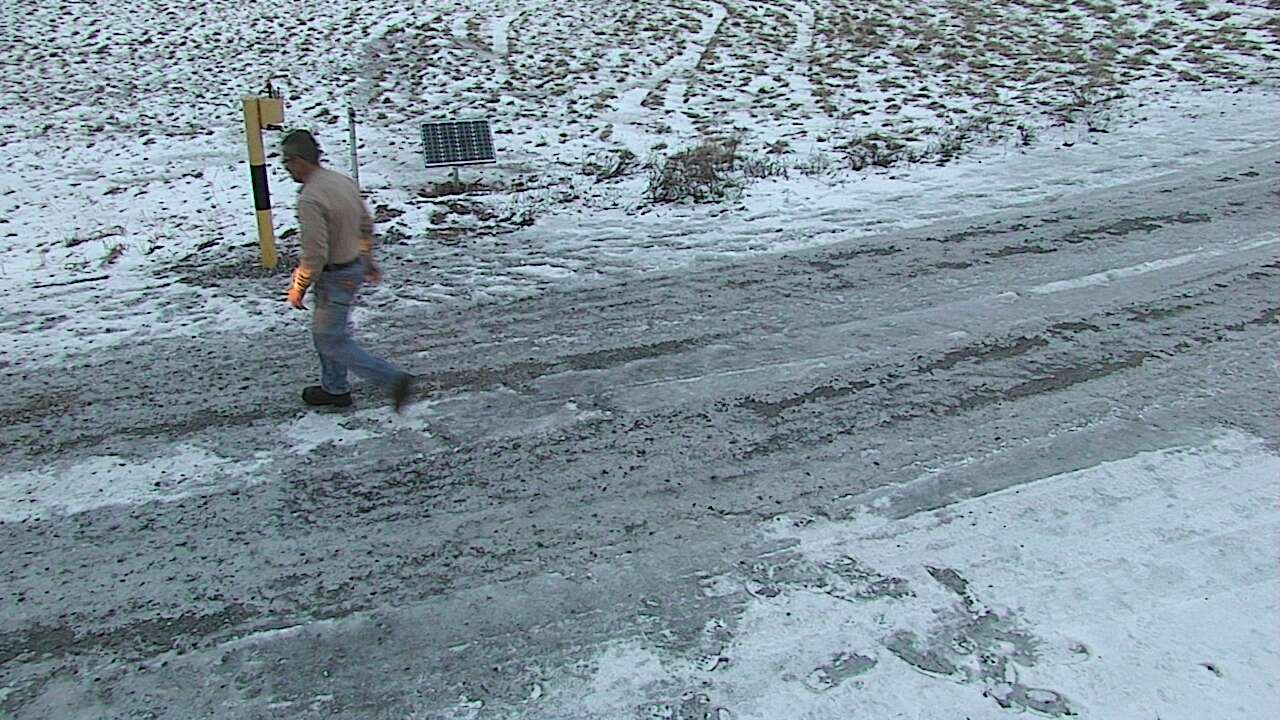
#> input picture images/man_copy.jpg, 1280 x 720 px; its folder holds 4 pictures in this run
$ python pedestrian-detect.py --images images
#> lines starting #> are read from the running program, lines starting #| are printed output that depends on the picture
# https://www.pyimagesearch.com/2015/11/09/pedestrian-detection-opencv/


# import the necessary packages
from __future__ import print_function
from imutils.object_detection import non_max_suppression
from imutils import paths
import numpy as np
import argparse
import imutils
import cv2
# construct the argument parse and parse the arguments
ap = argparse.ArgumentParser()
ap.add_argument("-i", "--images", required=True, help="path to images directory")
args = vars(ap.parse_args())
# initialize the HOG descriptor/person detector
hog = cv2.HOGDescriptor()
hog.setSVMDetector(cv2.HOGDescriptor_getDefaultPeopleDetector())

# loop over the image paths
for imagePath in paths.list_images(args["images"]):
	# load the image and resize it to (1) reduce detection time
	# and (2) improve detection accuracy
	image = cv2.imread(imagePath)
#> image is the input picture: shape (720, 1280, 3); mean B, G, R 156.9, 146.1, 129.2
	image = imutils.resize(image, width=min(400, image.shape[1]))
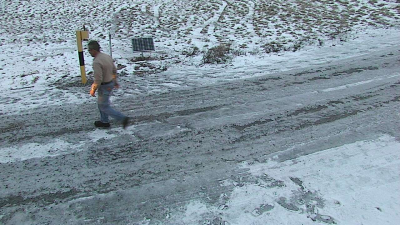
#> image: shape (225, 400, 3); mean B, G, R 156.9, 146.1, 129.2
	orig = image.copy()
	# detect people in the image
	(rects, weights) = hog.detectMultiScale(image, winStride=(4, 4),
		padding=(8, 8), scale=1.05)
#> rects = (); weights = ()
	# draw the original bounding boxes
	for (x, y, w, h) in rects:
		cv2.rectangle(orig, (x, y), (x + w, y + h), (0, 0, 255), 2)
#> this loop made 0 passes
	# apply non-maxima suppression to the bounding boxes using a
	# fairly large overlap threshold to try to maintain overlapping
	# boxes that are still people
	rects = np.array([[x, y, x + w, y + h] for (x, y, w, h) in rects])
#> rects = empty array
	pick = non_max_suppression(rects, probs=None, overlapThresh=0.65)
#> pick = []
	# draw the final bounding boxes
	for (xA, yA, xB, yB) in pick:
		cv2.rectangle(image, (xA, yA), (xB, yB), (0, 255, 0), 2)
	# show some information on the number of bounding boxes
	filename = imagePath[imagePath.rfind("/") + 1:]
	print("[INFO] {}: {} original boxes, {} after suppression".format(
		filename, len(rects), len(pick)))
#| [INFO] man_copy.jpg: 0 original boxes, 0 after suppression
	# show the output images
	cv2.imshow("Before NMS", orig)
	cv2.imshow("After NMS", image)
	cv2.waitKey(0)
#> pass 2 of the loop `for imagePath in paths.list_images(args["images"]):`:
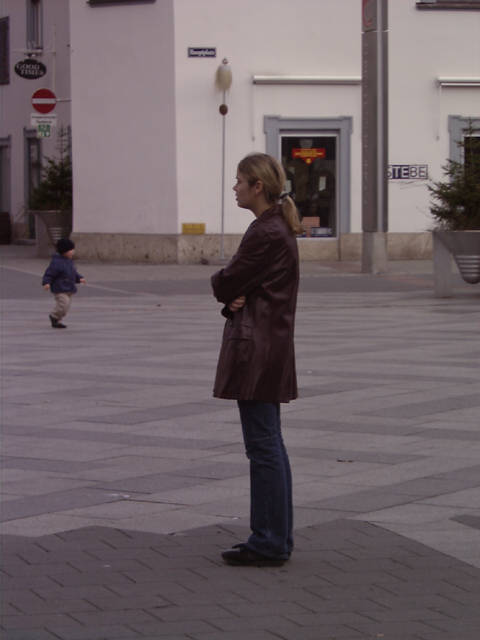
#> input picture images/person_010.bmp, 480 x 640 px
#> image is the input picture: shape (640, 480, 3); mean B, G, R 103.7, 99.5, 111.5
#> `(rects, weights) = hog.detectMultiScale(image, winStride=(4, 4), paddi..`: rects = [[18, 168, 66, 133], [138, 149, 162, 323]]; weights = [0.528, 2.72]
#> the loop `for (x, y, w, h) in rects:` made 2 passes
#> after the loop `for (x, y, w, h) in rects:`:
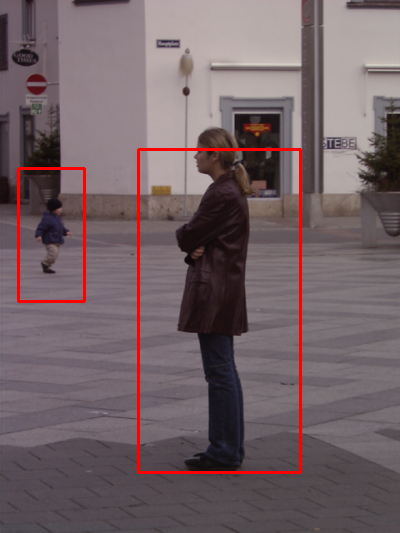
#> orig: shape (533, 400, 3); mean B, G, R 101.8, 97.6, 114.3
#> `rects = np.array([[x, y, x + w, y + h] for (x, y, w, h) in rects])`: rects = [[18, 168, 84, 301], [138, 149, 300, 472]]
#> pick = [[138, 149, 300, 472], [18, 168, 84, 301]]
#> the loop `for (xA, yA, xB, yB) in pick:` made 2 passes
#> after the loop `for (xA, yA, xB, yB) in pick:`:
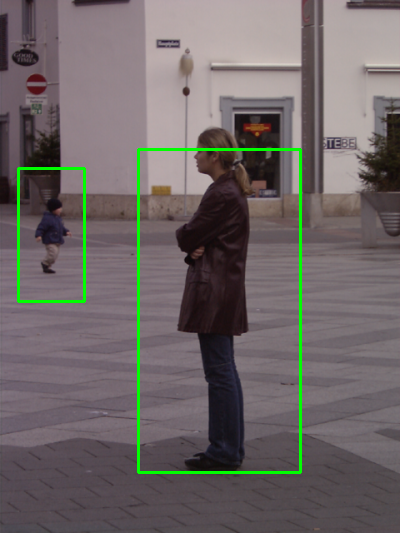
#> image: shape (533, 400, 3); mean B, G, R 101.8, 102.5, 109.4
#| [INFO] person_010.bmp: 2 original boxes, 2 after suppression
#> pass 3 of the loop `for imagePath in paths.list_images(args["images"]):`:
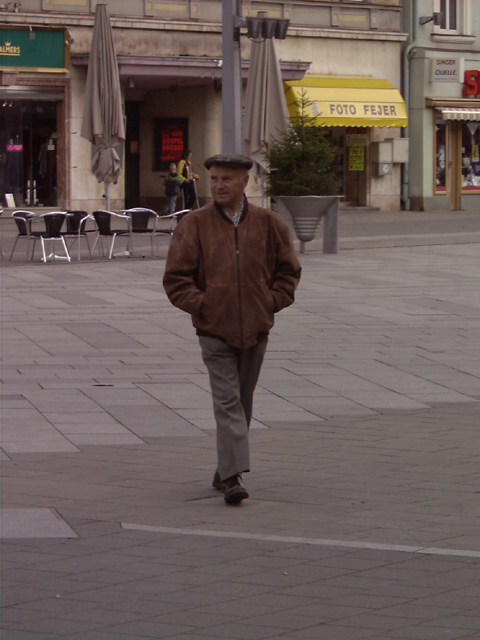
#> input picture images/person_011.bmp, 480 x 640 px
#> image is the input picture: shape (640, 480, 3); mean B, G, R 89.8, 93.3, 107
#> `(rects, weights) = hog.detectMultiScale(image, winStride=(4, 4), paddi..`: rects = [[112, 113, 170, 339]]; weights = [3.77]
#> the loop `for (x, y, w, h) in rects:` made 1 pass
#> after the loop `for (x, y, w, h) in rects:`:
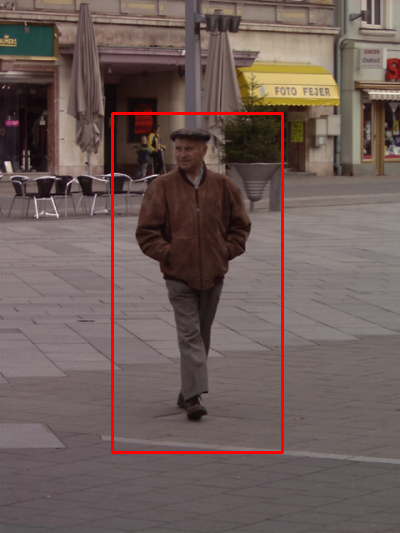
#> orig: shape (533, 400, 3); mean B, G, R 88.6, 92.1, 109.3
#> `rects = np.array([[x, y, x + w, y + h] for (x, y, w, h) in rects])`: rects = [[112, 113, 282, 452]]
#> the loop `for (xA, yA, xB, yB) in pick:` made 1 pass
#> after the loop `for (xA, yA, xB, yB) in pick:`:
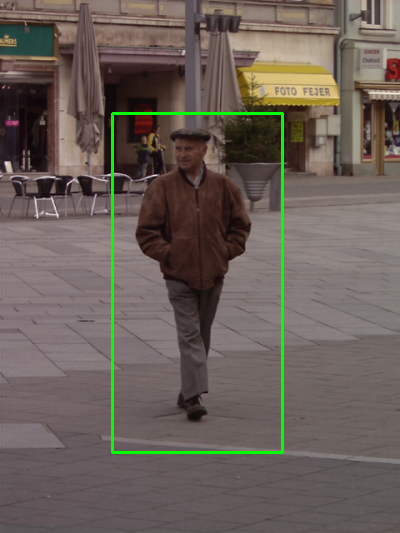
#> image: shape (533, 400, 3); mean B, G, R 88.6, 95.7, 105.6
#| [INFO] person_011.bmp: 1 original boxes, 1 after suppression
#> the loop made 4 passes; the first 3 are shown
